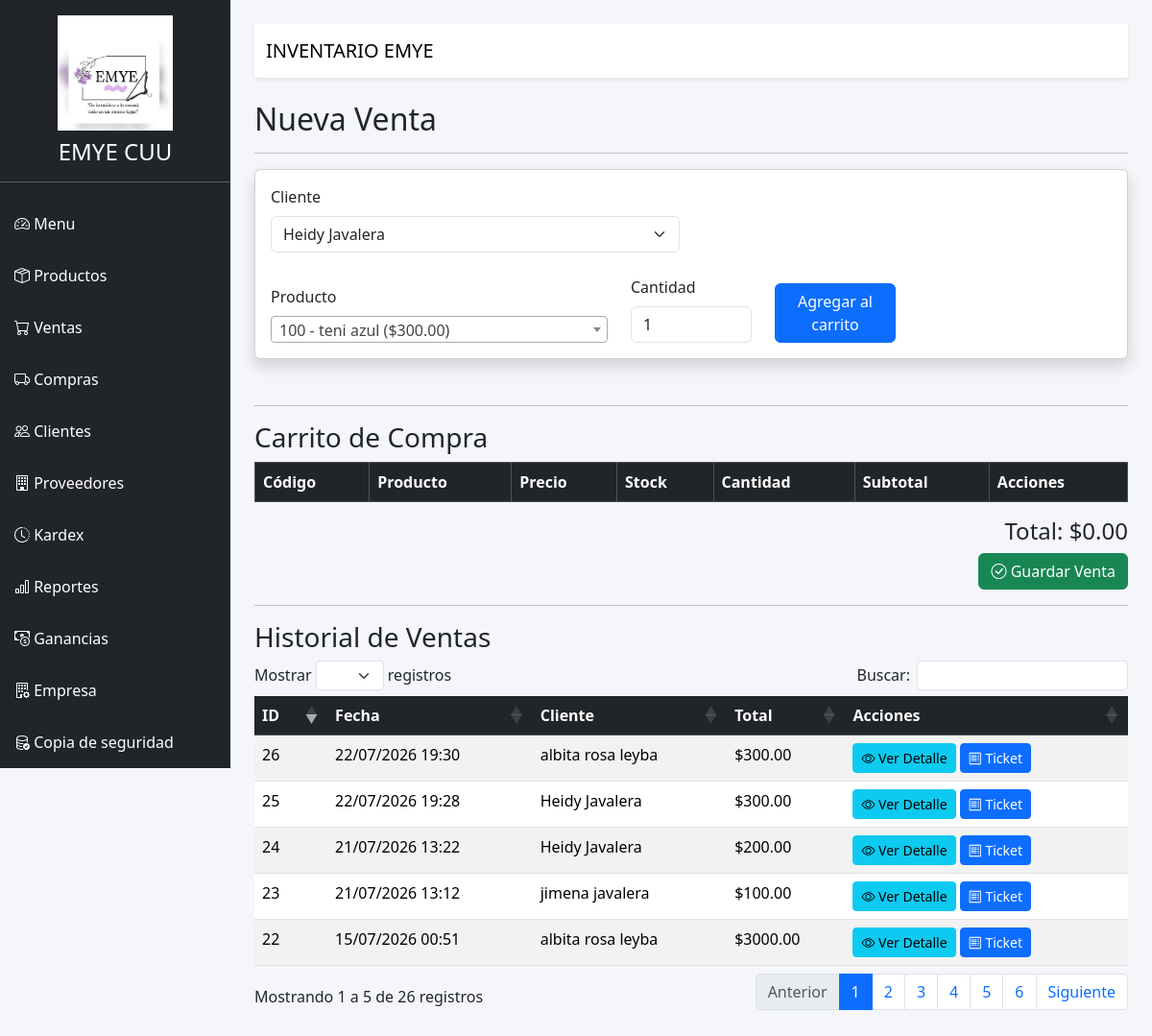
The app's page /ventas with its own data.
### SistemaInventarioWeb/models/database.py (models this page shows)
class Empresa(db.Model):
    __tablename__ = "empresa"
    id = db.Column(db.Integer, primary_key=True)
    nombre = db.Column(db.String(150), nullable=False)
    direccion = db.Column(db.String(250))
    telefono = db.Column(db.String(30))
    correo = db.Column(db.String(120))
    rfc = db.Column(db.String(30))
    sitio_web = db.Column(db.String(120))
    logo = db.Column(db.String(200))

class Venta(db.Model):
    __tablename__ = "ventas"
    id = db.Column(db.Integer, primary_key=True)
    fecha = db.Column(db.DateTime, default=datetime.now)
    total = db.Column(db.Float)
    cliente_id = db.Column(
        db.Integer,
        db.ForeignKey("clientes.id")
    )
    cliente = db.relationship(
        "Cliente",
        backref="ventas"
    )

class Cliente(db.Model):
    __tablename__ = "clientes"
    id = db.Column(db.Integer, primary_key=True)
    nombre = db.Column(db.String(100), nullable=False)
    telefono = db.Column(db.String(20))
    correo = db.Column(db.String(100))

### SistemaInventarioWeb/routes/ventas.py (the view)
@ventas_bp.route("/ventas")
def ventas():
    clientes = Cliente.query.all()
    productos = Producto.query.all()
    historial = Venta.query.order_by(
        Venta.fecha.desc()
    ).all()
    return render_template(
        "ventas.html",
        clientes=clientes,
        productos=productos,
        historial=historial
    )

### SistemaInventarioWeb/app.py (called while the page is built)
@app.context_processor
def datos_empresa():
    empresa = Empresa.query.first()
    return {
        "empresa": empresa
    }

### SistemaInventarioWeb/templates/ventas.html (shortened to what this page needs)
{% extends 'base.html' %}
{% block contenido %}
<h2>Nueva Venta</h2>
<hr>
<div class="card shadow mb-5">
    <div class="card-body">
        <form id="formVenta">
            <div class="row">
                <div class="col-md-6">
                    <label class="form-label">
                        Cliente
                    </label>
                    <select
                        name="cliente"
                        class="form-select">
                        {% for c in clientes %}
                        <option value="{{ c.id }}">
                            {{ c.nombre }}
                        </option>
                        {% endfor %}
                    </select>
                </div>
            </div>
            <br>
            <div class="row align-items-end">
                <div class="col-md-5">
                    <label class="form-label">
                        Producto
                    </label>
                </div>
                <div class="col-md-2">
                    <label class="form-label">
                        Cantidad
                    </label>
                    <input
                        type="number"
                        name="cantidad"
                        class="form-control"
                        value="1"
                        min="1">
                </div>
                <div class="col-md-2">
                    <button
                        type="button"
                        id="btnAgregar"
                        class="btn btn-primary w-100">
                        Agregar al carrito
                    </button>
                </div>
            </div>
        </form>
    </div>
</div>
<hr>
<h3>Carrito de Compra</h3>
<table
    id="tablaCarrito"
    class="table table-bordered table-hover">
    <thead class="table-dark">
        <tr>
            <th>Código</th>
            <th>Producto</th>
            <th>Precio</th>
            <th>Stock</th>
            <th>Cantidad</th>
            <th>Subtotal</th>
            <th>Acciones</th>
        </tr>
    </thead>
</table>
<div class="text-end">
    <h4>
        Total:
        <span id="totalVenta">$0.00</span>
    </h4>
    <button
        type="button"
        class="btn btn-success"
        id="btnGuardarVenta">
        <i class="bi bi-check-circle"></i>
        Guardar Venta
    </button>
</div>
<hr>
<h3>Historial de Ventas</h3>
<table
    id="tablaVentas"
    class="table table-striped table-hover">
    <thead class="table-dark">
        <tr>
            <th>ID</th>
            <th>Fecha</th>
            <th>Cliente</th>
            <th>Total</th>
            <th>Acciones</th>
        </tr>
    </thead>
    <tbody>
        {% for venta in historial %}
        <tr>
            <td>
                {{ venta.id }}
            </td>
            <td>
                {{ venta.fecha.strftime('%d/%m/%Y %H:%M') }}
            </td>
            <td>
                {{ venta.cliente.nombre }}
            </td>
            <td>
                ${{ "%.2f"|format(venta.total) }}
            </td>
            <td>
                <a
                    href="/ventas/detalle/{{ venta.id }}"
                    class="btn btn-info btn-sm">
                    <i class="bi bi-eye"></i>
                    Ver Detalle
                </a>
                <a
                    href="/ventas/ticket/{{ venta.id }}"
                    class="btn btn-primary btn-sm">
                    <i class="bi bi-receipt"></i>
                    Ticket
                </a>
            </td>
        </tr>
        {% endfor %}
    </tbody>
</table>
{% endblock %}

### SistemaInventarioWeb/templates/base.html (shortened to what this page needs)
<!DOCTYPE html>
<html lang="es">
<head>
    <link href="https://cdn.jsdelivr.net/npm/bootstrap@5.3.8/dist/css/bootstrap.min.css" rel="stylesheet">
    <link href="https://cdn.jsdelivr.net/npm/bootstrap-icons@1.13.1/font/bootstrap-icons.css" rel="stylesheet">
    <link rel="stylesheet"
          href="https://cdn.datatables.net/1.13.8/css/dataTables.bootstrap5.min.css">
    <link href="https://cdn.jsdelivr.net/npm/select2@4.1.0-rc.0/dist/css/select2.min.css" rel="stylesheet">
    <link rel="stylesheet"
          href="{{ url_for('static', filename='css/style.css') }}">
</head>
<body>
<div class="d-flex">
    <div class="sidebar">
        <div class="text-center mt-3">
    {% if empresa and empresa.logo %}
    <img
    src="{{ url_for('static', filename=empresa.logo) }}"
    style="width:120px;height:120px;object-fit:contain;"
    class="mb-2">
    {% endif %}
    <h4 class="text-white">
        {% if empresa %}
            {{ empresa.nombre }}
        {% else %}
            EMYE CUU
        {% endif %}
    </h4>
</div>
        <hr>
        <a href="/">
            <i class="bi bi-speedometer2"></i>
            Menu
        </a>
        <a href="/productos">
            <i class="bi bi-box-seam"></i>
            Productos
        </a>
        <a href="/ventas">
            <i class="bi bi-cart"></i>
            Ventas
        </a>
        <a href="/compras">
            <i class="bi bi-truck"></i>
            Compras
        </a>
        <a href="/clientes">
            <i class="bi bi-people"></i>
            Clientes
        </a>
        <a href="/proveedores">
            <i class="bi bi-building"></i>
            Proveedores
        </a>
        <a href="/kardex">
            <i class="bi bi-clock-history"></i>
            Kardex
        </a>
        <a href="/reportes">
            <i class="bi bi-bar-chart"></i>
            Reportes
        </a>
        <a href="/ganancias">
           <i class="bi bi-cash-coin"></i>
         Ganancias
          </a>
            <a href="/empresa">
            <i class="bi bi-building-gear"></i>
           Empresa
        </a>
        <a href="/respaldo">
            <i class="bi bi-database-check"></i>
            Copia de seguridad
        </a>
    </div>
    <div class="contenido">
        <nav class="navbar bg-white shadow-sm mb-4">
            <div class="container-fluid">
                <span class="navbar-brand">
                    INVENTARIO EMYE
                </span>
            </div>
        </nav>
        {% block contenido %}
        {% endblock %}
    </div>
</div>
</body>
</html>

### SistemaInventarioWeb/static/css/style.css (style rules this page uses)
body { background:#f4f6f9; }
.sidebar { width:240px; height:100vh; background:#212529; color:white; position:fixed; top:0; left:0; overflow-y:auto; }
.sidebar a { color:white; display:block; padding:15px; text-decoration:none; }
.contenido { margin-left:240px; width:100%; padding:25px; }

### records on screen
Empresa: logo (picture), nombre "EMYE CUU"
Venta: id "26", fecha "22/07/2026 19:30", cliente.nombre "albita rosa leyba", total "300.00"
Venta: id "25", fecha "22/07/2026 19:28", cliente.nombre "Heidy Javalera", total "300.00"
Venta: id "24", fecha "21/07/2026 13:22", cliente.nombre "Heidy Javalera", total "200.00"
Venta: id "23", fecha "21/07/2026 13:12", cliente.nombre "jimena javalera", total "100.00"
Venta: id "22", fecha "15/07/2026 00:51", cliente.nombre "albita rosa leyba", total "3000.00"

### other values on screen
form field cliente "Heidy Javalera"
